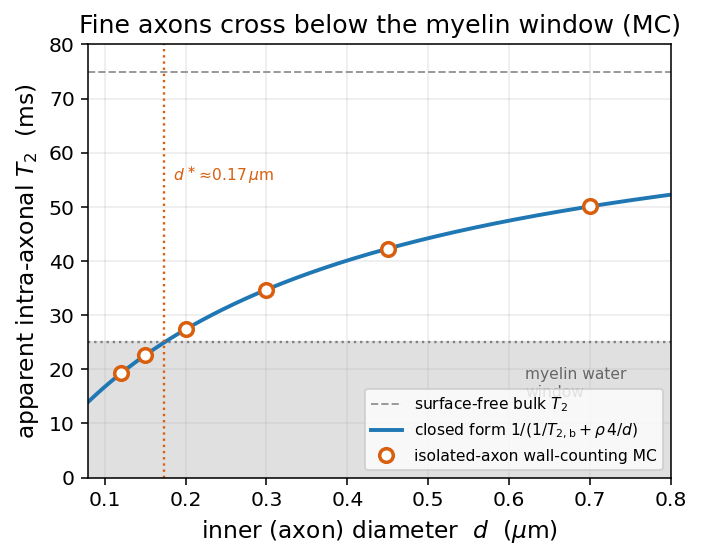

This chart was generated by the following Python code:
"""fig_crossing_mc.py -- direct Monte-Carlo demonstration of the myelin-window crossing.

The MWF bias is carried by axons whose INNER diameter falls below d* = 4rho/(1/T2_cut - 1/T2_bulk)
~ 0.17um: their intra-axonal water T2 = 1/(1/T2_bulk + rho*4/d) drops below the 25ms myelin
window and NNLS counts it as myelin. A dense packed MC floors this sub-micron tail (step ~ 1/R^2
cost), so the pack cannot show the crossing -- but the crossing is an INTERIOR (confined-walker)
effect, and the wall-counting estimator is accurate for confined interiors (single-cylinder rate
validated to <1% vs the exact Robin eigenvalue, App. A). So we show it directly on ISOLATED
axons: a gradient-free wall-counting walk in a single reflecting cylinder at a range of inner
diameters recovers the apparent intra T2, which crosses below 25ms at d ~ 0.17um -- confirming
the mechanism the forward model integrates over the calibre distribution.

Cost note: the finest disks need ~1/R^2 scan steps; the full run wants a GPU (seconds) or a few
minutes on CPU. Use --quick for a CPU-tractable (coarser, fewer-walker) version in ~seconds.

Run:
  python fig_crossing_mc.py                 # full, GPU recommended
  python fig_crossing_mc.py --quick         # fast CPU demo
  python fig_crossing_mc.py --outdir /tmp   # write the figure elsewhere (don't dirty the repo)
"""
import os
import sys
import time
import argparse
import numpy as np
import jax
import jax.numpy as jnp
import matplotlib
matplotlib.use("Agg")
import matplotlib.pyplot as plt
matplotlib.rcParams.update({"font.size": 12, "axes.titlesize": 13, "axes.labelsize": 12,
                            "xtick.labelsize": 10.5, "ytick.labelsize": 10.5,
                            "legend.fontsize": 10.5})

jax.config.update("jax_enable_x64", True)
HERE = os.path.dirname(os.path.abspath(__file__))
from dmipy_sim.substrate.biophysical_constants import canonical_white_matter
_C = canonical_white_matter(3.0)
RHO, D = _C['rho2'], _C['D_intra']          # 1.16e-6 m/s, 1.7e-9 m^2/s
T2_BULK = 0.075                              # surface-free intra bulk T2 (s)
CUT = 0.025                                  # myelin-water window cutoff (s)
D_STAR = 4.0 * RHO / (1.0 / CUT - 1.0 / T2_BULK)     # critical INNER diameter (m)


def surface_rate(R, N=12000, step_frac=0.25, n_decay=5.0, seed=0, tag=''):
    """rho*<S/V> for a single reflecting disk (2D cross-section, confined intra walkers),
    by wall counting (realised-overshoot estimator; accurate for confined interiors).
    Returns the surface relaxation rate (1/s) from the tail slope of -log<weight>."""
    rate_guess = RHO * 4.0 / (2.0 * R)       # rho*(4/d), d=2R
    T = n_decay / rate_guess
    step_l = step_frac * R
    dt = step_l ** 2 / (4.0 * D)             # 2D
    n_steps = int(np.ceil(T / dt))
    sig = np.sqrt(2.0 * D * dt)              # per-component std
    # progress: this loop is the cost; announce n_steps BEFORE running so it never looks hung
    print(f"    {tag} R={R*1e6:.3f}um  n_steps={n_steps:,}  N={N} ...", end='', flush=True)
    t0 = time.perf_counter()
    key = jax.random.PRNGKey(seed)
    key, k0 = jax.random.split(key)
    u = jax.random.uniform(k0, (N, 2))
    rr = R * jnp.sqrt(u[:, 0]); th = 2 * jnp.pi * u[:, 1]
    r0 = jnp.stack([rr * jnp.cos(th), rr * jnp.sin(th)], axis=1)

    def step(carry, _):
        r, lw, key = carry
        key, kk = jax.random.split(key)
        rp = r + jax.random.normal(kk, (N, 2)) * sig
        rn = jnp.linalg.norm(rp, axis=1)
        crossed = rn > R
        overshoot = jnp.where(crossed, rn - R, 0.0)
        scale = jnp.where(crossed, (2.0 * R - rn) / rn, 1.0)
        r_new = rp * scale[:, None]
        lw = lw - 2.0 * (RHO / D) * overshoot          # boundary local time -> weight
        return (r_new, lw, key), jnp.mean(jnp.exp(lw))

    (_, _, _), W = jax.lax.scan(step, (r0, jnp.zeros(N), key), None, length=n_steps)
    W = np.asarray(W); t = np.arange(1, n_steps + 1) * dt
    m = t > 0.5 * T
    A = np.vstack([t[m], np.ones(m.sum())]).T
    rate = float(np.linalg.lstsq(A, -np.log(W[m]), rcond=None)[0][0])
    print(f" done in {time.perf_counter()-t0:5.1f}s  rate={rate:.1f}/s")
    return rate


def compute(quick=False):
    if quick:                                # CPU-tractable: coarser step, fewer walkers, skip finest
        d_in = np.array([0.15, 0.20, 0.30, 0.50]) * 1e-6
        kw = dict(N=1500, step_frac=0.5, n_decay=2.5)
        print(f"[quick] coarse CPU demo ({len(d_in)} diameters, N={kw['N']})")
    else:
        d_in = np.array([0.12, 0.15, 0.20, 0.30, 0.45, 0.70]) * 1e-6      # inner diameters (m)
        kw = dict(N=12000, step_frac=0.25, n_decay=5.0)
    rate_mc = np.array([surface_rate(d / 2.0, tag=f"[{i+1}/{len(d_in)} d={d*1e6:.2f}um]", **kw)
                        for i, d in enumerate(d_in)])
    T2_mc = 1.0 / (1.0 / T2_BULK + rate_mc)
    print()
    for d, rm, t2 in zip(d_in, rate_mc, T2_mc):
        cf = RHO * 4.0 / d
        print(f"  d_in={d*1e6:.2f}um  rate MC={rm:.1f}/s cf={cf:.1f}/s  "
              f"apparent T2={t2*1e3:.1f}ms  {'<-- CROSSES' if t2 < CUT else ''}")
    return d_in, rate_mc, T2_mc


def plot(d_in, rate_mc, T2_mc, outdir):
    dg = np.linspace(0.08e-6, 0.8e-6, 400)
    T2_cf = 1.0 / (1.0 / T2_BULK + RHO * 4.0 / dg)
    fig, ax = plt.subplots(figsize=(5.2, 4.2))
    ax.axhspan(0, CUT * 1e3, color='0.88', zorder=0)
    ax.text(0.62, CUT * 1e3 * 0.6, 'myelin water\nwindow', fontsize=8, color='0.4')
    ax.axhline(CUT * 1e3, color='0.5', ls=':', lw=1.2)
    ax.axhline(T2_BULK * 1e3, color='0.6', ls='--', lw=1, label='surface-free bulk $T_2$')
    ax.plot(dg * 1e6, T2_cf * 1e3, '-', color='#1f77b4', lw=2,
            label=r'closed form $1/(1/T_{2,\rm b}+\rho\,4/d)$')
    ax.plot(d_in * 1e6, T2_mc * 1e3, 'o', color='#d95f0e', ms=7, mfc='white', mew=1.8,
            label='isolated-axon wall-counting MC', zorder=5)
    ax.axvline(D_STAR * 1e6, color='#d95f0e', ls=':', lw=1.2)
    ax.text(D_STAR * 1e6 + 0.01, 55, r'$d^\ast\!\approx\!%.2f\,\mu$m' % (D_STAR * 1e6),
            fontsize=8, color='#d95f0e')
    ax.set_xlabel(r'inner (axon) diameter  $d$  ($\mu$m)')
    ax.set_ylabel(r'apparent intra-axonal $T_2$  (ms)')
    ax.set_title('Fine axons cross below the myelin window (MC)')
    ax.set_ylim(0, 80); ax.set_xlim(0.08, 0.8)
    ax.legend(fontsize=8, loc='lower right'); ax.grid(alpha=0.25)
    fig.tight_layout()
    out = os.path.join(outdir, 'fig_crossing_mc.pdf')
    fig.savefig(out, bbox_inches='tight'); fig.savefig(out.replace('.pdf', '.png'), dpi=140,
                                                       bbox_inches='tight')
    print('saved', out)


if __name__ == '__main__':
    ap = argparse.ArgumentParser(description=__doc__)
    ap.add_argument('--quick', action='store_true',
                    help='coarse, CPU-tractable demo (fewer walkers/diameters, ~seconds)')
    ap.add_argument('--outdir', default=HERE,
                    help='where to write the figure (default: alongside this script)')
    args = ap.parse_args()
    os.makedirs(args.outdir, exist_ok=True)
    try:
        backend = jax.default_backend()
    except Exception as e:
        backend = f'unknown ({e})'
    print(f"JAX backend: {backend}"
          + ('   (CPU -- use --quick or a GPU for the full run)' if backend == 'cpu' else ''))
    print(f"d* = {D_STAR*1e6:.3f} um (inner)")
    d_in, rate_mc, T2_mc = compute(quick=args.quick)
    plot(d_in, rate_mc, T2_mc, args.outdir)
